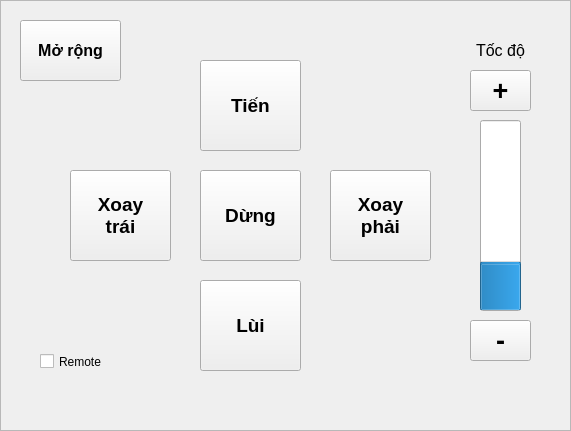
    <widget class="QFrame" name="fr_handMode_move">
     <property name="geometry">
      <rect>
       <x>320</x>
       <y>0</y>
       <width>571</width>
       <height>431</height>
      </rect>
     </property>
     <property name="autoFillBackground">
      <bool>true</bool>
     </property>
     <property name="frameShape">
      <enum>QFrame::StyledPanel</enum>
     </property>
     <property name="frameShadow">
      <enum>QFrame::Raised</enum>
     </property>
     <widget class="QPushButton" name="bt_forwards">
      <property name="geometry">
       <rect>
        <x>200</x>
        <y>60</y>
        <width>101</width>
        <height>91</height>
       </rect>
      </property>
      <property name="font">
       <font>
        <pointsize>14</pointsize>
        <weight>75</weight>
        <bold>true</bold>
       </font>
      </property>
      <property name="text">
       <string>Tiến</string>
      </property>
     </widget>
     <widget class="QPushButton" name="bt_backwards">
      <property name="geometry">
       <rect>
        <x>200</x>
        <y>280</y>
        <width>101</width>
        <height>91</height>
       </rect>
      </property>
      <property name="font">
       <font>
        <pointsize>14</pointsize>
        <weight>75</weight>
        <bold>true</bold>
       </font>
      </property>
      <property name="text">
       <string>Lùi</string>
      </property>
     </widget>
     <widget class="QLabel" name="lb_speed">
      <property name="geometry">
       <rect>
        <x>460</x>
        <y>30</y>
        <width>81</width>
        <height>41</height>
       </rect>
      </property>
      <property name="font">
       <font>
        <pointsize>12</pointsize>
        <weight>50</weight>
        <bold>false</bold>
       </font>
      </property>
      <property name="autoFillBackground">
       <bool>false</bool>
      </property>
      <property name="frameShape">
       <enum>QFrame::NoFrame</enum>
      </property>
      <property name="lineWidth">
       <number>1</number>
      </property>
      <property name="midLineWidth">
       <number>0</number>
      </property>
      <property name="text">
       <string>Tốc độ</string>
      </property>
      <property name="scaledContents">
       <bool>false</bool>
      </property>
      <property name="alignment">
       <set>Qt::AlignCenter</set>
      </property>
      <property name="wordWrap">
       <bool>false</bool>
      </property>
      <property name="openExternalLinks">
       <bool>false</bool>
      </property>
     </widget>
     <widget class="QPushButton" name="bt_rotation_right">
      <property name="geometry">
       <rect>
        <x>330</x>
        <y>170</y>
        <width>101</width>
        <height>91</height>
       </rect>
      </property>
      <property name="font">
       <font>
        <pointsize>14</pointsize>
        <weight>75</weight>
        <bold>true</bold>
       </font>
      </property>
      <property name="text">
       <string>Xoay 
phải</string>
      </property>
     </widget>
     <widget class="QPushButton" name="bt_rotation_left">
      <property name="geometry">
       <rect>
        <x>70</x>
        <y>170</y>
        <width>101</width>
        <height>91</height>
       </rect>
      </property>
      <property name="font">
       <font>
        <pointsize>14</pointsize>
        <weight>75</weight>
        <bold>true</bold>
       </font>
      </property>
      <property name="text">
       <string>Xoay 
trái</string>
      </property>
     </widget>
     <widget class="QPushButton" name="bt_stop">
      <property name="geometry">
       <rect>
        <x>200</x>
        <y>170</y>
        <width>101</width>
        <height>91</height>
       </rect>
      </property>
      <property name="font">
       <font>
        <pointsize>14</pointsize>
        <weight>75</weight>
        <bold>true</bold>
       </font>
      </property>
      <property name="text">
       <string>Dừng</string>
      </property>
     </widget>
     <widget class="QPushButton" name="bt_controlConveyor_show">
      <property name="geometry">
       <rect>
        <x>20</x>
        <y>20</y>
        <width>101</width>
        <height>61</height>
       </rect>
      </property>
      <property name="font">
       <font>
        <pointsize>12</pointsize>
        <weight>75</weight>
        <bold>true</bold>
       </font>
      </property>
      <property name="text">
       <string>Mở rộng</string>
      </property>
     </widget>
     <widget class="QProgressBar" name="pb_speed">
      <property name="geometry">
       <rect>
        <x>480</x>
        <y>120</y>
        <width>41</width>
        <height>191</height>
       </rect>
      </property>
      <property name="layoutDirection">
       <enum>Qt::LeftToRight</enum>
      </property>
      <property name="value">
       <number>24</number>
      </property>
      <property name="alignment">
       <set>Qt::AlignCenter</set>
      </property>
      <property name="textVisible">
       <bool>false</bool>
      </property>
      <property name="orientation">
       <enum>Qt::Vertical</enum>
      </property>
      <property name="invertedAppearance">
       <bool>false</bool>
      </property>
      <property name="textDirection">
       <enum>QProgressBar::TopToBottom</enum>
      </property>
     </widget>
     <widget class="QPushButton" name="bt_reduceSpeed">
      <property name="geometry">
       <rect>
        <x>470</x>
        <y>320</y>
        <width>61</width>
        <height>41</height>
       </rect>
      </property>
      <property name="font">
       <font>
        <family>Ubuntu</family>
        <pointsize>20</pointsize>
        <weight>75</weight>
        <bold>true</bold>
       </font>
      </property>
      <property name="focusPolicy">
       <enum>Qt::ClickFocus</enum>
      </property>
      <property name="autoFillBackground">
       <bool>true</bool>
      </property>
      <property name="text">
       <string>-</string>
      </property>
     </widget>
     <widget class="QPushButton" name="bt_upSpeed">
      <property name="geometry">
       <rect>
        <x>470</x>
        <y>70</y>
        <width>61</width>
        <height>41</height>
       </rect>
      </property>
      <property name="font">
       <font>
        <family>Ubuntu</family>
        <pointsize>20</pointsize>
        <weight>75</weight>
        <bold>true</bold>
       </font>
      </property>
      <property name="focusPolicy">
       <enum>Qt::ClickFocus</enum>
      </property>
      <property name="autoFillBackground">
       <bool>true</bool>
      </property>
      <property name="text">
       <string>+</string>
      </property>
     </widget>
     <widget class="QCheckBox" name="cb_remote">
      <property name="geometry">
       <rect>
        <x>40</x>
        <y>350</y>
        <width>92</width>
        <height>23</height>
       </rect>
      </property>
      <property name="text">
       <string>Remote</string>
      </property>
     </widget>
    </widget>
